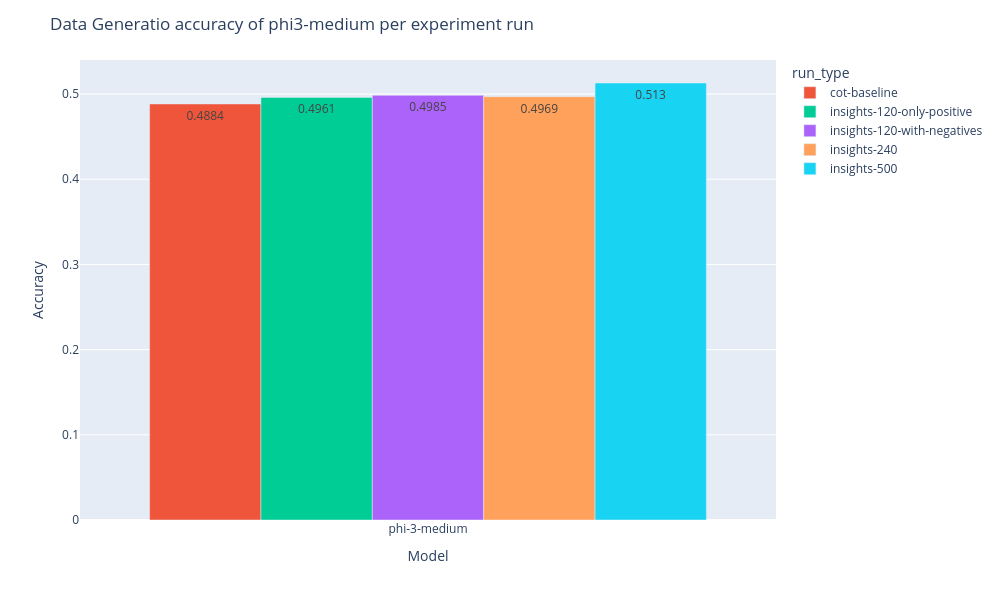

Notebook source saved alongside this figure:
### Code cell
fig = px.bar(
    metrics_df,
    x="model",
    y="accuracy",
    color="run_type",
    barmode="group",
    # facet_row="time",
    # facet_col="model",
    # category_orders={"day": ["Thur", "Fri", "Sat", "Sun"],
    #                  "time": ["Lunch", "Dinner"]}
    color_discrete_map=color_map,
    text='accuracy',
)

fig.update_layout(title_text=f"Data Generatio accuracy of phi3-medium per experiment run")

# Set x-axis title
fig.update_xaxes(title_text="Model")

# Set y-axes titles
fig.update_yaxes(title_text="Accuracy", secondary_y=False)
# fig.update_yaxes(title_text="Rewards Mean", secondary_y=True)
fig.update_layout(
    autosize=False,
    width=1_000,
    height=600,
)
fig.show()

### Figure 1 — Plotly figure (JSON) as saved in the notebook; plotly's stock layout.template omitted (floating-point values rounded to 4 significant figures)
{"data": [{"alignmentgroup": "True", "hovertemplate": "run_type=cot-baseline<br>model=%{x}<br>accuracy=%{text}<extra></extra>", "legendgroup": "cot-baseline", "marker": {"color": "#EF553B", "pattern": {"shape": ""}}, "name": "cot-baseline", "offsetgroup": "cot-baseline", "orientation": "v", "showlegend": true, "text": [0.4884], "textposition": "auto", "type": "bar", "x": ["phi-3-medium"], "xaxis": "x", "y": [0.4884], "yaxis": "y"}, {"alignmentgroup": "True", "hovertemplate": "run_type=insights-120-only-positive<br>model=%{x}<br>accuracy=%{text}<extra></extra>", "legendgroup": "insights-120-only-positive", "marker": {"color": "#00CC96", "pattern": {"shape": ""}}, "name": "insights-120-only-positive", "offsetgroup": "insights-120-only-positive", "orientation": "v", "showlegend": true, "text": [0.4961], "textposition": "auto", "type": "bar", "x": ["phi-3-medium"], "xaxis": "x", "y": [0.4961], "yaxis": "y"}, {"alignmentgroup": "True", "hovertemplate": "run_type=insights-120-with-negatives<br>model=%{x}<br>accuracy=%{text}<extra></extra>", "legendgroup": "insights-120-with-negatives", "marker": {"color": "#AB63FA", "pattern": {"shape": ""}}, "name": "insights-120-with-negatives", "offsetgroup": "insights-120-with-negatives", "orientation": "v", "showlegend": true, "text": [0.4985], "textposition": "auto", "type": "bar", "x": ["phi-3-medium"], "xaxis": "x", "y": [0.4985], "yaxis": "y"}, {"alignmentgroup": "True", "hovertemplate": "run_type=insights-240<br>model=%{x}<br>accuracy=%{text}<extra></extra>", "legendgroup": "insights-240", "marker": {"color": "#FFA15A", "pattern": {"shape": ""}}, "name": "insights-240", "offsetgroup": "insights-240", "orientation": "v", "showlegend": true, "text": [0.4969], "textposition": "auto", "type": "bar", "x": ["phi-3-medium"], "xaxis": "x", "y": [0.4969], "yaxis": "y"}, {"alignmentgroup": "True", "hovertemplate": "run_type=insights-500<br>model=%{x}<br>accuracy=%{text}<extra></extra>", "legendgroup": "insights-500", "marker": {"color": "#19D3F3", "pattern": {"shape": ""}}, "name": "insights-500", "offsetgroup": "insights-500", "orientation": "v", "showlegend": true, "text": [0.513], "textposition": "auto", "type": "bar", "x": ["phi-3-medium"], "xaxis": "x", "y": [0.513], "yaxis": "y"}], "layout": {"autosize": false, "barmode": "group", "height": 600, "legend": {"title": {"text": "run_type"}, "tracegroupgap": 0}, "margin": {"t": 60}, "title": {"text": "Data Generatio accuracy of phi3-medium per experiment run"}, "width": 1000, "xaxis": {"anchor": "y", "autorange": true, "domain": [0, 1], "range": [-0.5, 0.5], "title": {"text": "Model"}, "type": "category"}, "yaxis": {"anchor": "x", "autorange": true, "domain": [0, 1], "range": [0, 0.54], "title": {"text": "Accuracy"}, "type": "linear"}}}
